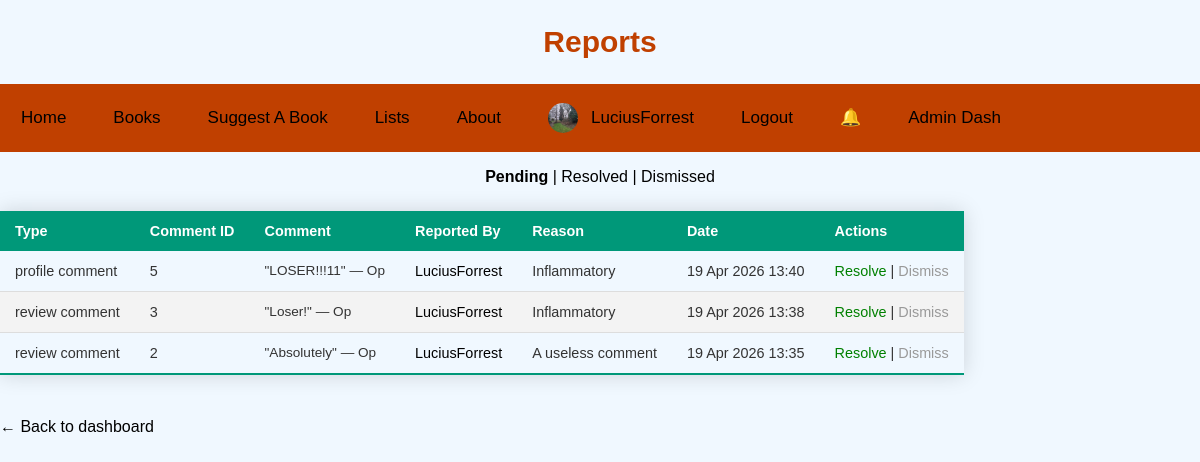
Page /Restricted/reports.php (signed in) on the committed database.
### tables this page shows
CREATE TABLE `tbl_Reports` (
  `ID` int NOT NULL,
  `Reporter_ID` int NOT NULL,
  `Comment_Type` enum('review_comment','profile_comment') NOT NULL,
  `Comment_ID` int NOT NULL,
  `Reason` text,
  `Status` enum('pending','resolved','dismissed') DEFAULT 'pending',
  `Created_At` datetime DEFAULT CURRENT_TIMESTAMP
);

CREATE TABLE `tbl_Profile_Comments` (
  `ID` int NOT NULL,
  `Profile_User_ID` int NOT NULL,
  `Author_User_ID` int NOT NULL,
  `Comment_Body` text NOT NULL,
  `Created_At` datetime DEFAULT CURRENT_TIMESTAMP
);

CREATE TABLE `tbl_Users` (
  `ID` int NOT NULL,
  `User_Name` varchar(100) NOT NULL,
  `Email_Address` varchar(100) NOT NULL,
  `Hashed_Password` text NOT NULL,
  `DateCreated` datetime DEFAULT CURRENT_TIMESTAMP,
  `UserLevel` enum('User','Admin') DEFAULT NULL,
  `Bio` varchar(10000) DEFAULT NULL,
  `Avatar` varchar(255) DEFAULT NULL,
  `Last_IP` varchar(45) DEFAULT NULL,
  `Last_Login` datetime DEFAULT NULL,
  `Is_Banned` tinyint(1) DEFAULT '0',
  `Ban_Reason` varchar(255) DEFAULT NULL
);

CREATE TABLE `tbl_Review_Comments` (
  `ID` int NOT NULL,
  `Review_ID` int NOT NULL,
  `User_ID` int NOT NULL,
  `Comment_Body` text NOT NULL,
  `Created_At` datetime DEFAULT CURRENT_TIMESTAMP
);

### Restricted/reports.php (the view, shortened to what this page needs)
<?php
require_once __DIR__ . '/../db.php';
$status = $_GET['status'] ?? 'pending';
$stmt = $conn->prepare("
    SELECT tbl_Reports.*, tbl_Users.User_Name AS Reporter_Name
    FROM tbl_Reports
    INNER JOIN tbl_Users ON tbl_Reports.Reporter_ID = tbl_Users.ID
    WHERE tbl_Reports.Status = ?
    ORDER BY tbl_Reports.Created_At DESC
");
$stmt->bind_param("s", $status);
$stmt->execute();
$reports = $stmt->get_result();
?>
<!DOCTYPE html>
<html lang="en">
<head>
    <link rel="stylesheet" href="../style.css">
</head>
<body>
<h2>Reports</h2>
  <div class="topnavigationbar">
    <div class="nav-left">
        <a href="../index.php">Home</a>
        <a href="../sitebooks.php">Books</a>
        <a href="../suggestbook.php">Suggest A Book</a>
        <a href="../lists.php">Lists</a>
        <a href="../about.php">About</a>
    </div>
    <div class="nav-right">
    <?php
    if (isset($_SESSION["User_Name"])) {
        $profilePic = $_SESSION['Avatar'] ?? 'default.png';
        echo "<a href='/DSTLib/Members/profile.php?user=" . $_SESSION['User_Name'] . "' class='profile-link'>";
        echo "<img src='/DSTLib/Members/Uploads/$profilePic' alt='Profile' class='profile-pic'>";
        echo "<span>" . htmlspecialchars($_SESSION['User_Name']) . "</span>";
        echo "</a>";
        echo "<a href='../logout.php'>Logout</a>";
        echo "<a href='/DSTLib/notifications.php' class='bell-icon' id='notifBell'>
        🔔 <span class='notif-count' id='notifCount' style='display:none;'></span>
      </a>";
    } else {
        echo "<a href='../login.php'>Log in</a>";
        echo "<a href='../createaccount.php'>Create Account</a>";
    }
    if (isset($_SESSION['UserLevel']) && $_SESSION['UserLevel'] === "Admin") {
        echo "<a href='dashboard.php'>Admin Dash</a>";
    }
    ?>
    </div>
</div>
<p>
    <a href="?status=pending" <?= $status === 'pending' ? 'style="font-weight:bold;"' : '' ?>>Pending</a> |
    <a href="?status=resolved" <?= $status === 'resolved' ? 'style="font-weight:bold;"' : '' ?>>Resolved</a> |
    <a href="?status=dismissed" <?= $status === 'dismissed' ? 'style="font-weight:bold;"' : '' ?>>Dismissed</a>
</p>
<table class="styled-table">
    <thead>
        <tr>
            <th>Type</th>
            <th>Comment ID</th>
            <th>Comment</th>
            <th>Reported By</th>
            <th>Reason</th>
            <th>Date</th>
            <th>Actions</th>
        </tr>
    </thead>
    <tbody>
    <?php if ($reports->num_rows > 0): ?>
        <?php while ($r = $reports->fetch_assoc()): ?>
            <?php
                        $commentText = '—';
            if ($r['Comment_Type'] === 'review_comment') {
                $cs = $conn->prepare("SELECT Comment_Body, tbl_Users.User_Name FROM tbl_Review_Comments INNER JOIN tbl_Users ON tbl_Review_Comments.User_ID = tbl_Users.ID WHERE tbl_Review_Comments.ID=?");
            } else {
                $cs = $conn->prepare("SELECT Comment_Body, tbl_Users.User_Name FROM tbl_Profile_Comments INNER JOIN tbl_Users ON tbl_Profile_Comments.Author_User_ID = tbl_Users.ID WHERE tbl_Profile_Comments.ID=?");
            }
            $cs->bind_param("i", $r['Comment_ID']);
            $cs->execute();
            $commentRow = $cs->get_result()->fetch_assoc();
            if ($commentRow) {
                $commentText = '"' . htmlspecialchars(substr($commentRow['Comment_Body'], 0, 80)) . (strlen($commentRow['Comment_Body']) > 80 ? '...' : '') . '" — ' . htmlspecialchars($commentRow['User_Name']);
            }
            ?>
            <tr>
                <td><?= str_replace('_', ' ', $r['Comment_Type']) ?></td>
                <td><?= $r['Comment_ID'] ?></td>
                <td style="font-size:0.85rem;"><?= $commentText ?></td>
                <td>
                    <a href="../Members/profile.php?user=<?= htmlspecialchars($r['Reporter_Name']) ?>">
                        <?= htmlspecialchars($r['Reporter_Name']) ?>
                    </a>
                </td>
                <td><?= nl2br(htmlspecialchars($r['Reason'] ?? '—')) ?></td>
                <td><?= date('d M Y H:i', strtotime($r['Created_At'])) ?></td>
                <td>
                    <?php if ($r['Status'] === 'pending'): ?>
                        <a href="?action=resolved&ID=<?= $r['ID'] ?>" style="color:green;">Resolve</a>
                        |
                        <a href="?action=dismissed&ID=<?= $r['ID'] ?>" style="color:#999;">Dismiss</a>
                    <?php else: ?>
                        <a href="?action=pending&ID=<?= $r['ID'] ?>">Reopen</a>
                    <?php endif; ?>
                </td>
            </tr>
        <?php endwhile; ?>
    <?php else: ?>
        <tr><td colspan="7">No <?= $status ?> reports.</td></tr>
    <?php endif; ?>
    </tbody>
</table>
<br><a href="dashboard.php">← Back to dashboard</a>
</body>
</html>

### style.css (style rules this page uses)
body { font-family: Verdana, Geneva, Tahoma, sans-serif; background-color: #f0f8ff; color: #333; margin: 0; padding: 0; }
h2 { text-align: center; color: #C04000; font-size: 30px; }
.profile-pic { width: 30px; height: 30px; border-radius: 50%; object-fit: cover; vertical-align: middle; margin-right: 8px; }
p { text-align: center; font-size: 16px; color: #000000; }
a { color: #000000; text-decoration: none; }
.topnavigationbar { overflow: auto; background-color: #C04000; }
.styled-table { border-collapse: collapse; margin: 25px 0; font-size: 0.9em; font-family: sans-serif; min-width: 400px; box-shadow: 0 0 20px rgba(0, 0, 0, 0.15); }
.styled-table thead tr { background-color: #009879; color: #ffffff; text-align: left; }
.styled-table th, .styled-table td { padding: 12px 15px; }
.styled-table tbody tr { border-bottom: 1px solid #dddddd; }
.styled-table tbody tr:nth-of-type(even) { background-color: #f3f3f3; }
.styled-table tbody tr:last-of-type { border-bottom: 2px solid #009879; }
.topnavigationbar a { float: right; display: block; color:black; text-align: center; padding: 14px 16px; text-decoration: none; font-size: 17px; margin: 5px; justify-content: space-between; }
.nav-right a, .nav-left a { float: left; margin-right: 10px; text-decoration: none; color: black; display: inline-flex; align-items: center; }
.nav-right a:last-child { margin-right: 0; }
.nav-right a.profile-link { align-items: center; gap: 5px; }
.topnavigationbar a { line-height: 30px; }
.bell-icon { position: relative; text-decoration: none; font-size: 1.2rem; }
:root { --bg: #0f0f0f; --surface: #1a1a1a; --border: #2e2e2e; --accent: #C04000; --text: #f0f0f0; --muted: #888; }

### rows in the picture
tbl_reports: Comment_Type "profile comment", Comment_ID "5", tbl_profile_comments.Comment_Body "\"LOSER!!!11\" — Op", Reporter_ID.User_Name "LuciusForrest", Reason "Inflammatory", Created_At "19 Apr 2026 13:40"
tbl_reports: Comment_Type "review comment", Comment_ID "3", tbl_review_comments.Comment_Body "\"Loser!\" — Op", Reporter_ID.User_Name "LuciusForrest", Reason "Inflammatory", Created_At "19 Apr 2026 13:38"
tbl_reports: Comment_Type "review comment", Comment_ID "2", tbl_review_comments.Comment_Body "\"Absolutely\" — Op", Reporter_ID.User_Name "LuciusForrest", Reason "A useless comment", Created_At "19 Apr 2026 13:35"

### other values in the picture
$_SESSION['User_Name'] "LuciusForrest"
